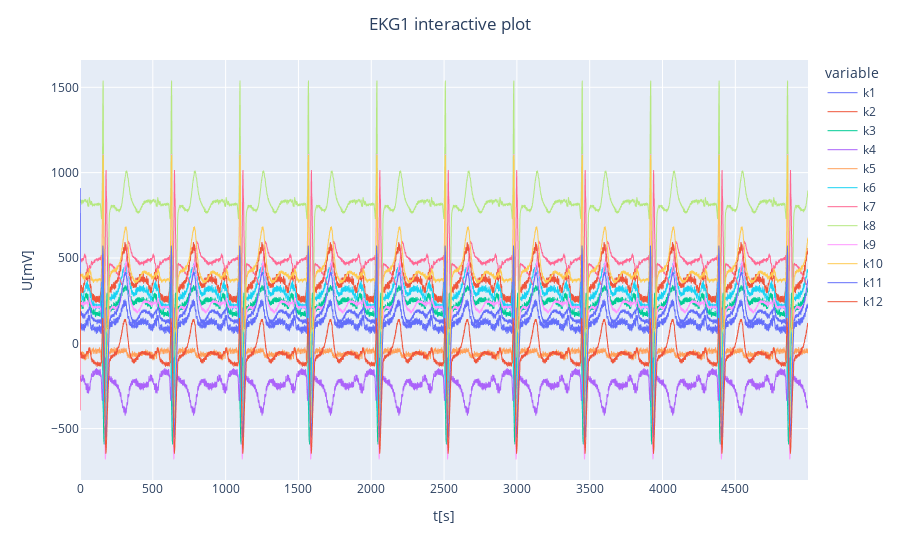

Here is the notebook cell this chart was saved with:
### Markdown cell above
Kod generujący interaktywny wykres z możliwością przesuwania, przybliżania, oddalania oraz zapisywania wycinków.

### Code cell
ekg1_plot = px.line(ekg1)
ekg1_plot.update_traces(line = dict(width = 1))
ekg1_plot.update_xaxes(title_text = 't[s]')
ekg1_plot.update_yaxes(title_text = 'U[mV]')
ekg1_plot.update_layout(title_text = 'EKG1 interactive plot', title_font_size = 17, title_x = 0.5)
ekg1_plot.show()

### Figure 1 — Plotly figure (JSON) as saved in the notebook; plotly's stock layout.template omitted (floating-point values rounded to 4 significant figures; data arrays with more than 128 entries replaced by an {"elided": "..."} marker saying what was removed)
{"data": [{"hovertemplate": "variable=k1<br>index=%{x}<br>value=%{y}<extra></extra>", "legendgroup": "k1", "line": {"color": "#636efa", "dash": "solid", "width": 1}, "marker": {"symbol": "circle"}, "mode": "lines", "name": "k1", "showlegend": true, "type": "scattergl", "x": {"elided": "5000 int values"}, "xaxis": "x", "y": {"elided": "5000 int values"}, "yaxis": "y"}, {"hovertemplate": "variable=k2<br>index=%{x}<br>value=%{y}<extra></extra>", "legendgroup": "k2", "line": {"color": "#EF553B", "dash": "solid", "width": 1}, "marker": {"symbol": "circle"}, "mode": "lines", "name": "k2", "showlegend": true, "type": "scattergl", "x": {"elided": "5000 int values"}, "xaxis": "x", "y": {"elided": "5000 int values"}, "yaxis": "y"}, {"hovertemplate": "variable=k3<br>index=%{x}<br>value=%{y}<extra></extra>", "legendgroup": "k3", "line": {"color": "#00cc96", "dash": "solid", "width": 1}, "marker": {"symbol": "circle"}, "mode": "lines", "name": "k3", "showlegend": true, "type": "scattergl", "x": {"elided": "5000 int values"}, "xaxis": "x", "y": {"elided": "5000 int values"}, "yaxis": "y"}, {"hovertemplate": "variable=k4<br>index=%{x}<br>value=%{y}<extra></extra>", "legendgroup": "k4", "line": {"color": "#ab63fa", "dash": "solid", "width": 1}, "marker": {"symbol": "circle"}, "mode": "lines", "name": "k4", "showlegend": true, "type": "scattergl", "x": {"elided": "5000 int values"}, "xaxis": "x", "y": {"elided": "5000 int values"}, "yaxis": "y"}, {"hovertemplate": "variable=k5<br>index=%{x}<br>value=%{y}<extra></extra>", "legendgroup": "k5", "line": {"color": "#FFA15A", "dash": "solid", "width": 1}, "marker": {"symbol": "circle"}, "mode": "lines", "name": "k5", "showlegend": true, "type": "scattergl", "x": {"elided": "5000 int values"}, "xaxis": "x", "y": {"elided": "5000 int values"}, "yaxis": "y"}, {"hovertemplate": "variable=k6<br>index=%{x}<br>value=%{y}<extra></extra>", "legendgroup": "k6", "line": {"color": "#19d3f3", "dash": "solid", "width": 1}, "marker": {"symbol": "circle"}, "mode": "lines", "name": "k6", "showlegend": true, "type": "scattergl", "x": {"elided": "5000 int values"}, "xaxis": "x", "y": {"elided": "5000 int values"}, "yaxis": "y"}, {"hovertemplate": "variable=k7<br>index=%{x}<br>value=%{y}<extra></extra>", "legendgroup": "k7", "line": {"color": "#FF6692", "dash": "solid", "width": 1}, "marker": {"symbol": "circle"}, "mode": "lines", "name": "k7", "showlegend": true, "type": "scattergl", "x": {"elided": "5000 int values"}, "xaxis": "x", "y": {"elided": "5000 int values"}, "yaxis": "y"}, {"hovertemplate": "variable=k8<br>index=%{x}<br>value=%{y}<extra></extra>", "legendgroup": "k8", "line": {"color": "#B6E880", "dash": "solid", "width": 1}, "marker": {"symbol": "circle"}, "mode": "lines", "name": "k8", "showlegend": true, "type": "scattergl", "x": {"elided": "5000 int values"}, "xaxis": "x", "y": {"elided": "5000 int values"}, "yaxis": "y"}, {"hovertemplate": "variable=k9<br>index=%{x}<br>value=%{y}<extra></extra>", "legendgroup": "k9", "line": {"color": "#FF97FF", "dash": "solid", "width": 1}, "marker": {"symbol": "circle"}, "mode": "lines", "name": "k9", "showlegend": true, "type": "scattergl", "x": {"elided": "5000 int values"}, "xaxis": "x", "y": {"elided": "5000 int values"}, "yaxis": "y"}, {"hovertemplate": "variable=k10<br>index=%{x}<br>value=%{y}<extra></extra>", "legendgroup": "k10", "line": {"color": "#FECB52", "dash": "solid", "width": 1}, "marker": {"symbol": "circle"}, "mode": "lines", "name": "k10", "showlegend": true, "type": "scattergl", "x": {"elided": "5000 int values"}, "xaxis": "x", "y": {"elided": "5000 int values"}, "yaxis": "y"}, {"hovertemplate": "variable=k11<br>index=%{x}<br>value=%{y}<extra></extra>", "legendgroup": "k11", "line": {"color": "#636efa", "dash": "solid", "width": 1}, "marker": {"symbol": "circle"}, "mode": "lines", "name": "k11", "showlegend": true, "type": "scattergl", "x": {"elided": "5000 int values"}, "xaxis": "x", "y": {"elided": "5000 int values"}, "yaxis": "y"}, {"hovertemplate": "variable=k12<br>index=%{x}<br>value=%{y}<extra></extra>", "legendgroup": "k12", "line": {"color": "#EF553B", "dash": "solid", "width": 1}, "marker": {"symbol": "circle"}, "mode": "lines", "name": "k12", "showlegend": true, "type": "scattergl", "x": {"elided": "5000 int values"}, "xaxis": "x", "y": {"elided": "5000 int values"}, "yaxis": "y"}], "layout": {"legend": {"title": {"text": "variable"}, "tracegroupgap": 0}, "margin": {"t": 60}, "title": {"font": {"size": 17}, "text": "EKG1 interactive plot", "x": 0.5}, "xaxis": {"anchor": "y", "domain": [0, 1], "title": {"text": "t[s]"}}, "yaxis": {"anchor": "x", "domain": [0, 1], "title": {"text": "U[mV]"}}}}
